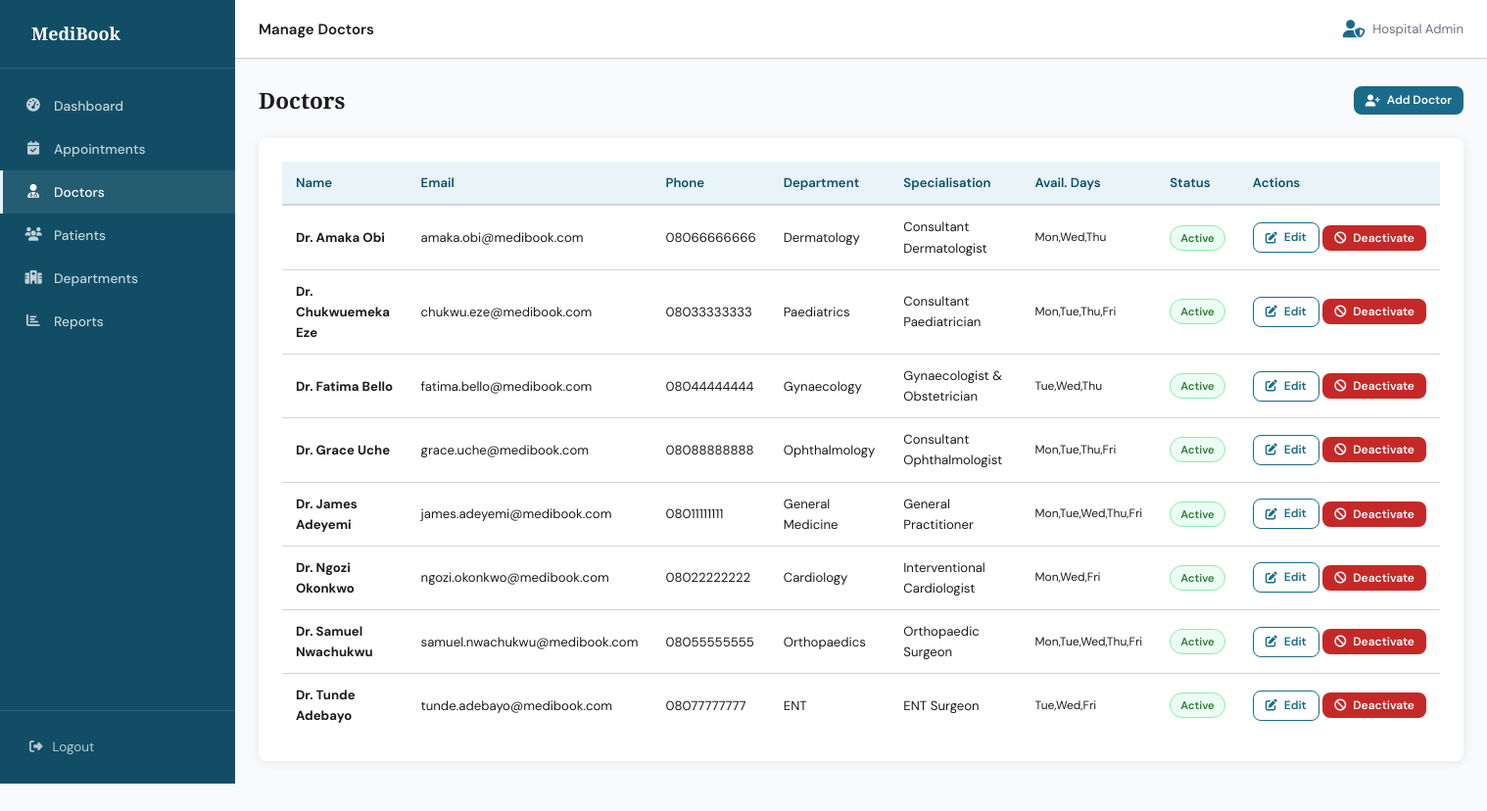
Page /admin/doctors.php (signed in) on the committed database.
### tables this page shows
CREATE TABLE IF NOT EXISTS `doctors` (
  `id`              INT AUTO_INCREMENT PRIMARY KEY,
  `user_id`         INT NOT NULL UNIQUE,
  `department_id`   INT NOT NULL,
  `specialisation`  VARCHAR(150),
  `bio`             TEXT,
  `available_days`  VARCHAR(100) DEFAULT 'Mon,Tue,Wed,Thu,Fri',
  `slot_duration`   INT DEFAULT 30,
  FOREIGN KEY (`user_id`) REFERENCES `users`(`id`) ON DELETE CASCADE,
  FOREIGN KEY (`department_id`) REFERENCES `departments`(`id`)
);

CREATE TABLE IF NOT EXISTS `users` (
  `id`          INT AUTO_INCREMENT PRIMARY KEY,
  `full_name`   VARCHAR(150) NOT NULL,
  `email`       VARCHAR(150) NOT NULL UNIQUE,
  `password`    VARCHAR(255) NOT NULL,
  `phone`       VARCHAR(20),
  `role`        ENUM('patient','doctor','admin') NOT NULL DEFAULT 'patient',
  `created_at`  DATETIME DEFAULT CURRENT_TIMESTAMP,
  `is_active`              TINYINT(1) DEFAULT 1,
  `password_reset_token`   VARCHAR(64) DEFAULT NULL,
  `password_reset_expires` DATETIME DEFAULT NULL
);

CREATE TABLE IF NOT EXISTS `departments` (
  `id`          INT AUTO_INCREMENT PRIMARY KEY,
  `name`        VARCHAR(100) NOT NULL UNIQUE,
  `description` TEXT
);

### admin/doctors.php (the view, shortened to what this page needs)
<?php
require_once '../config.php';
$doctors = mysqli_query($conn,
    "SELECT u.id AS user_id, u.full_name, u.email, u.phone, u.is_active,
            dr.id AS doctor_id, dr.specialisation, dr.available_days, dep.name AS department
     FROM users u
     JOIN doctors dr ON dr.user_id = u.id
     JOIN departments dep ON dep.id = dr.department_id
     ORDER BY u.full_name")->fetch_all(MYSQLI_ASSOC);
include '../includes/header.php';
include '../includes/sidebar-admin.php';
?>
<div class="page-header">
  <h1>Doctors</h1>
  <a href="<?= BASE_URL ?>/admin/add-doctor.php" class="btn btn-primary btn-sm">
    <i class="fa fa-user-plus"></i> Add Doctor
  </a>
</div>
<div class="card">
  <?php if (empty($doctors)): ?>
    <div class="empty-state"><i class="fa fa-user-md"></i><p>No doctors found. <a href="<?= BASE_URL ?>/admin/add-doctor.php">Add one.</a></p></div>
  <?php else: ?>
  <div class="table-wrapper">
    <table>
      <thead>
        <tr><th>Name</th><th>Email</th><th>Phone</th><th>Department</th><th>Specialisation</th><th>Avail. Days</th><th>Status</th><th>Actions</th></tr>
      </thead>
      <tbody>
        <?php foreach ($doctors as $d): ?>
        <tr>
          <td><strong><?= htmlspecialchars($d['full_name']) ?></strong></td>
          <td><?= htmlspecialchars($d['email']) ?></td>
          <td><?= htmlspecialchars($d['phone'] ?? '—') ?></td>
          <td><?= htmlspecialchars($d['department']) ?></td>
          <td><?= htmlspecialchars($d['specialisation'] ?? '—') ?></td>
          <td style="font-size:.8rem;"><?= htmlspecialchars($d['available_days']) ?></td>
          <td>
            <span class="badge <?= $d['is_active'] ? 'badge-approved' : 'badge-cancelled' ?>">
              <?= $d['is_active'] ? 'Active' : 'Inactive' ?>
            </span>
          </td>
          <td style="white-space:nowrap;">
            <a href="<?= BASE_URL ?>/admin/edit-doctor.php?id=<?= $d['doctor_id'] ?>" class="btn btn-sm btn-outline">
              <i class="fa fa-edit"></i> Edit
            </a>
            <form method="POST" style="display:inline;">
              <button class="btn btn-sm <?= $d['is_active'] ? 'btn-danger' : 'btn-success' ?>" type="submit">
                <i class="fa <?= $d['is_active'] ? 'fa-ban' : 'fa-check' ?>"></i>
                <?= $d['is_active'] ? 'Deactivate' : 'Activate' ?>
              </button>
            </form>
          </td>
        </tr>
        <?php endforeach; ?>
      </tbody>
    </table>
  </div>
  <?php endif; ?>
</div>
<?php include '../includes/footer.php'; ?>

### assets/css/main.css (style rules this page uses)
:root { --primary: #1A6B8A; --primary-dark: #114E66; --accent: #E8F4F8; --success: #2E7D32; --danger: #C62828; --warning: #F57F17; --text-main: #1C1C1E; --text-muted: #6B7280; --border: #D1D5DB; --bg: #F9FAFB; --white: #FFFFFF; --sidebar-w: 240px; --topbar-h: 60px; --radius: 8px; --shadow: 0 2px 12px rgba(0,0,0,.08); --shadow-lg: 0 8px 32px rgba(0,0,0,.12); }
*, *::before, *::after { box-sizing: border-box; margin: 0; padding: 0; }
html { font-size: 15px; scroll-behavior: smooth; }
body { font-family: 'DM Sans', sans-serif; color: var(--text-main); background: var(--bg); line-height: 1.6; min-height: 100vh; }
h1, h2, h3, h4, h5 { font-family: 'Playfair Display', serif; font-weight: 700; line-height: 1.3; }
a { color: var(--primary); text-decoration: none; }
button { cursor: pointer; font-family: inherit; }
body { display: flex; }
.page-header { display: flex; align-items: center; justify-content: space-between; margin-bottom: 24px; }
.page-header h1 { font-size: 1.5rem; color: var(--text-main); }
.card { background: var(--white); border-radius: var(--radius); box-shadow: var(--shadow); padding: 24px; margin-bottom: 24px; }
.table-wrapper { overflow-x: auto; }
table { width: 100%; border-collapse: collapse; font-size: 0.88rem; }
thead th { background: var(--accent); color: var(--primary-dark); font-weight: 600; padding: 11px 14px; text-align: left; border-bottom: 2px solid var(--border); }
tbody tr { border-bottom: 1px solid var(--border); transition: background .15s; }
tbody tr:last-child { border-bottom: none; }
tbody td { padding: 11px 14px; color: var(--text-main); vertical-align: middle; }
.badge { display: inline-block; padding: 3px 10px; border-radius: 50px; font-size: 0.75rem; font-weight: 600; text-transform: capitalize; }
.badge-approved { background: #ECFDF5; color: var(--success); border: 1px solid #86EFAC; }
.btn { display: inline-flex; align-items: center; gap: 7px; padding: 9px 18px; border-radius: var(--radius); font-size: 0.88rem; font-weight: 600; border: none; transition: background .18s, box-shadow .18s; white-space: nowrap; }
.btn-primary { background: var(--primary); color: var(--white); }
.btn-danger { background: var(--danger); color: var(--white); }
.btn-outline { background: transparent; border: 1.5px solid var(--primary); color: var(--primary); }
.btn-sm { padding: 5px 12px; font-size: 0.8rem; }

### rows in the picture
doctors: user.full_name "Dr. Amaka Obi", user.email "amaka.obi@medibook.com", user.phone "08066666666", department.name "Dermatology", specialisation "Consultant Dermatologist", available_days "Mon,Wed,Thu"
doctors: user.full_name "Dr. Chukwuemeka Eze", user.email "chukwu.eze@medibook.com", user.phone "08033333333", department.name "Paediatrics", specialisation "Consultant Paediatrician", available_days "Mon,Tue,Thu,Fri"
doctors: user.full_name "Dr. Fatima Bello", user.email "fatima.bello@medibook.com", user.phone "08044444444", department.name "Gynaecology", specialisation "Gynaecologist & Obstetrician", available_days "Tue,Wed,Thu"
doctors: user.full_name "Dr. Grace Uche", user.email "grace.uche@medibook.com", user.phone "08088888888", department.name "Ophthalmology", specialisation "Consultant Ophthalmologist", available_days "Mon,Tue,Thu,Fri"
doctors: user.full_name "Dr. James Adeyemi", user.email "james.adeyemi@medibook.com", user.phone "08011111111", department.name "General Medicine", specialisation "General Practitioner", available_days "Mon,Tue,Wed,Thu,Fri"
doctors: user.full_name "Dr. Ngozi Okonkwo", user.email "ngozi.okonkwo@medibook.com", user.phone "08022222222", department.name "Cardiology", specialisation "Interventional Cardiologist", available_days "Mon,Wed,Fri"
doctors: user.full_name "Dr. Samuel Nwachukwu", user.email "samuel.nwachukwu@medibook.com", user.phone "08055555555", department.name "Orthopaedics", specialisation "Orthopaedic Surgeon", available_days "Mon,Tue,Wed,Thu,Fri"
doctors: user.full_name "Dr. Tunde Adebayo", user.email "tunde.adebayo@medibook.com", user.phone "08077777777", department.name "ENT", specialisation "ENT Surgeon", available_days "Tue,Wed,Fri"

### other values in the picture
$page_title "Manage Doctors"
$_SESSION['name'] "Hospital Admin"
